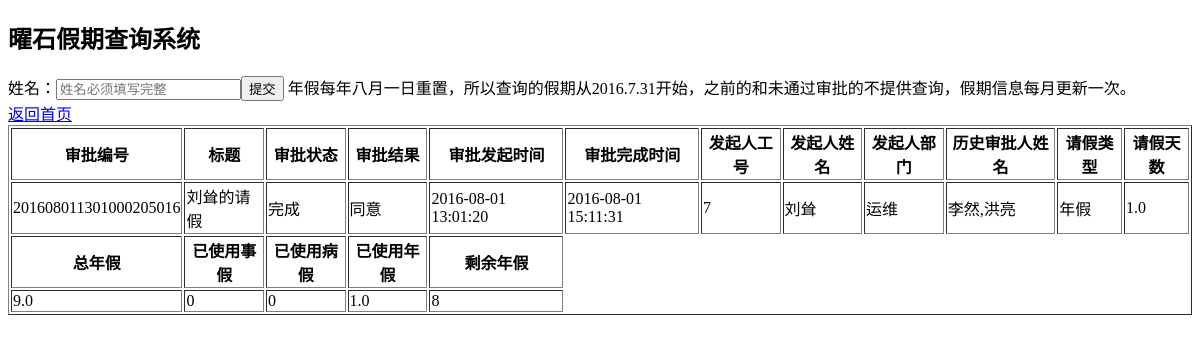
/index.php?name=刘耸, run on an earlier commit of the app's database.
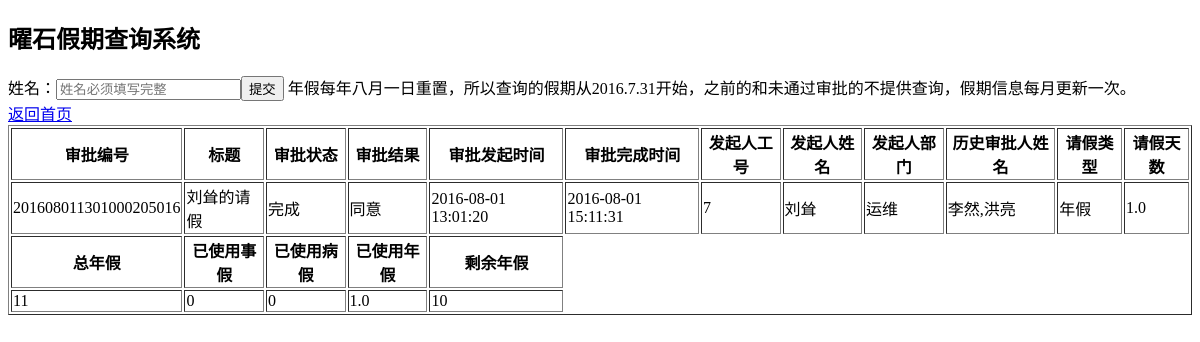
And on a later commit of the database.
### tables this page shows
CREATE TABLE `users` (
  `id` int(50) NOT NULL AUTO_INCREMENT,
  `name` varchar(80) NOT NULL,
  `intime` date NOT NULL COMMENT '入职日期',
  `regulartime` date DEFAULT NULL COMMENT '转正日期',
  `year_vocations_left` float(50,1) DEFAULT NULL,
  `year_vocations` int(50) NOT NULL,
  PRIMARY KEY (`id`)
);

### config/config.php (called while the page is built, shortened)
<?php
$querydate = date("Y-m-d",strtotime("+0 year",mktime(0,0,0,07,31,YEAR)));

### config/mysqlquery.php (called while the page is built, shortened)
<?php
require_once 'config.php';
$conn = connectDb();
$mysql_vocationall_result = mysqli_query($conn,"SELECT year_vocations FROM users WHERE name = '$user'");
$mysql_sum_result = mysqli_query($conn,"SELECT SUM(days) FROM details WHERE status = '完成' AND type = '年假' AND name = '$user' AND stime >= '$querydate'");
$mysql_sum_leave_result = mysqli_query($conn,"SELECT SUM(days) FROM details WHERE status = '完成' AND type = '事假' AND name = '$user' AND stime >= '$querydate'");
$mysql_sum_sick_result = mysqli_query($conn,"SELECT SUM(days) FROM details WHERE status = '完成' AND type = '病假' AND name = '$user' AND stime >= '$querydate'");
$result_sum_arr = mysqli_fetch_assoc($mysql_sum_result);
$result_sum_leave_arr = mysqli_fetch_assoc($mysql_sum_leave_result);
$result_sum_sick_arr = mysqli_fetch_assoc($mysql_sum_sick_result);
$result_vocationsall_arr = mysqli_fetch_assoc($mysql_vocationall_result);
$sumdays = $result_sum_arr['SUM(days)'];
$leavedays = $result_sum_leave_arr['SUM(days)'];
$sickdays = $result_sum_sick_arr['SUM(days)'];
$all_year_vocations = $result_vocationsall_arr['year_vocations'];
if (empty($leavedays)){
    $leavedays = 0;
}
if (empty($sumdays)){
    $sumdays = 0;
}if (empty($sickdays)){
    $sickdays = 0;
}
$year_vocations = $all_year_vocations - $sumdays;

### index.php (the view, shortened to what this page needs)
<!DOCTYPE html>
<html lang="en">
<head>
</head>
<body>
<h2 class="chart-title">曜石假期查询系统</h2>
<form action="index.php" method="get">
    姓名：<input type="text" placeholder="姓名必须填写完整" name="name"><input type="submit" value="提交">
    年假每年八月一日重置，所以查询的假期从2016.7.31开始，之前的和未通过审批的不提供查询，假期信息每月更新一次。
</form>
<table style='text-align-all: left' border='1'>
    <tr><th>审批编号</th><th>标题</th><th>审批状态</th><th>审批结果</th><th>审批发起时间</th><th>审批完成时间</th><th>发起人工号</th><th>发起人姓名</th><th>发起人部门</th><th>历史审批人姓名</th><th>请假类型</th><th>请假天数</th></tr>
    <?php
    require_once './config/config.php';
    if(empty($_GET['name'])){
        die('您没有输入名字！');
    }else{
        $user = $_GET['name'];
        $conn = connectDb();
        $mysql_result = mysqli_query($conn,"SELECT * FROM details WHERE status = '完成' AND name = '$user' AND stime >= '$querydate'");
        $dataCount = mysqli_num_rows($mysql_result);
        for($i=0;$i<$dataCount;$i++){
            $result_arr = mysqli_fetch_assoc($mysql_result);
            $rid = $result_arr['rid'];
            $title = $result_arr['title'];
            $status = $result_arr['status'];
            $result = $result_arr['result'];
            $stime = $result_arr['stime'];
            $etime = $result_arr['etime'];
            $num = $result_arr['num'];
            $name = $result_arr['name'];
            $depart = $result_arr['depart'];
            $history = $result_arr['historyname'];
            $type = $result_arr['type'];
            $days = $result_arr['days'];
            $reason = $result_arr['reason'];
            echo "<tr><td>$rid</td><td>$title</td><td>$status</td><td>$result</td><td>$stime</td><td>$etime</td><td>$num</td><td>$name</td><td>$depart</td><td>$history</td><td>$type</td><td>$days</td></tr>";
    }
    }
    ?>
    <tr><th>总年假</th><th>已使用事假</th><th>已使用病假</th><th>已使用年假</th><th>剩余年假</th></tr>
    <?php
    require_once './config/mysqlquery.php';
    if(empty($_GET['name'])){
        die('您没有输入名字！');
    }else{
        echo "<tr><td>$all_year_vocations</td><td>$leavedays</td><td>$sickdays</td><td>$sumdays</td><td>$year_vocations</td></tr>";
    }
    ?>
    <a name="返回首页" href="index.php">返回首页</a>
</table>
</body>
</html>

What changed in the data, as far as the page shows it:
changed users: year_vocations "9.0" → "11"
Also different on the page:
$year_vocations: "8" → "10"
